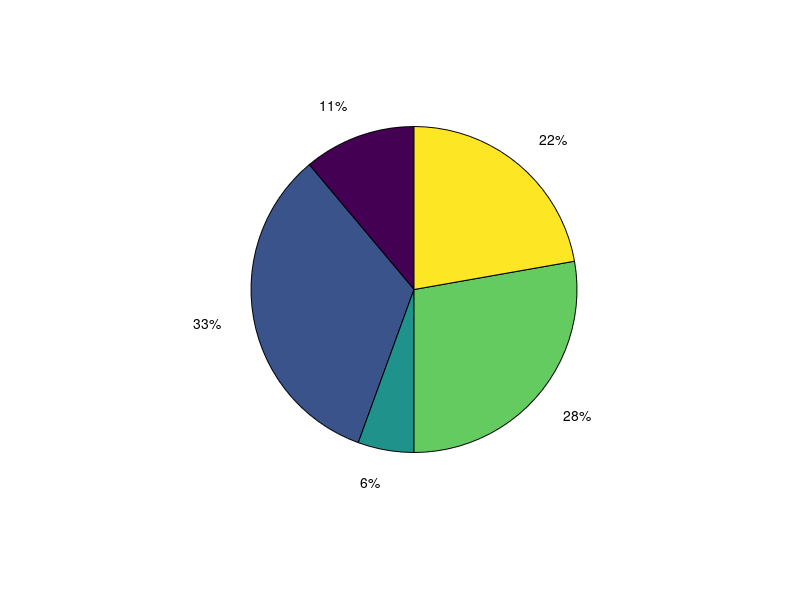

The MATLAB script that drew this image: (Note: this script raises an error after producing the figure.)
% Plot Execution time distribution for the Kernels on the K80

% Execution Time
t_WENO5_x=1; % [s]
t_WENO5_y=3; % [s]
t_WENO5_z=0.5; % [s]
t_laplace=2.5; % [s]
t_RK=2; % [s]

X = [t_WENO5_x,t_WENO5_y,t_WENO5_z,t_laplace,t_RK];
p = pie(X);

% Extract the Percentage values
hText = findobj(p,'Type','text'); % text object handles
percentValues = get(hText,'String'); % percent values

% get rid of % symbol
for i=1:5; prcent=percentValues{i}; percentValues{i}=prcent(1:end-1); end

% Combine Labels with their percentage values
labels = {'WENO5 $i_x$: ';'WENO5 $i_y$: ';'WENO5 $i_z$: ';'Laplace: ';'RK stage: '};
combinedtxt = strcat(labels,percentValues,'$\%$'); % strings and percent values

% store extend values
oldExtents_cell = get(hText,'Extent'); % cell array

hText(1).String = combinedtxt(1);
hText(2).String = combinedtxt(2);
hText(3).String = combinedtxt(3);
hText(4).String = combinedtxt(4);
hText(5).String = combinedtxt(5);

for i = 1:2:10
p(i).EdgeColor = 'none';
end

for i = 2:2:10
p(i).FontSize = 16;
p(i).Interpreter = 'Latex';
end